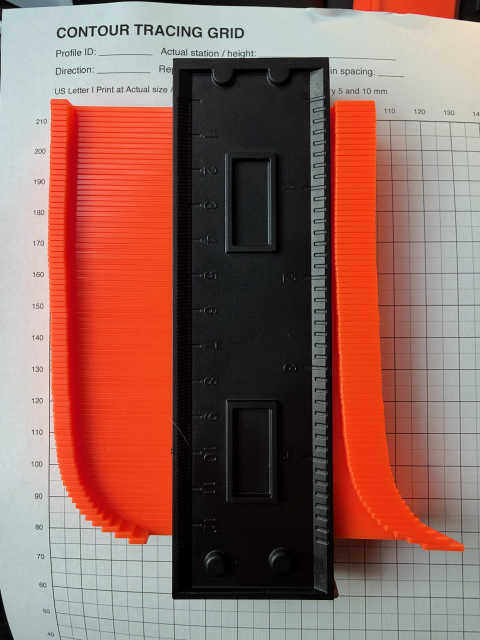
#> input picture curve gauge photos/IMG_0163.jpeg, 960 x 1280 px (shown at 1/2 size); its folder holds 4 pictures in this run
$ python review_photos.py
#> lines starting #> are read from the running program, lines starting #| are printed output that depends on the picture; after the words box and inside, x2 and y2 are one past the last pixel; in counts of white or black regions, pixels touching at a corner belong together
"""Extract visible gauge silhouettes as evidence, not validated console geometry.

Only output/curve-review is written. Source photographs and CAD are untouched.
The molded ruler supplies an approximate image-plane scale. Camera tilt,
different surface heights, tip geometry, and soft trim remain uncorrected.
"""
from pathlib import Path
import hashlib
import html
import json
import math

import numpy as np
from PIL import Image, ImageDraw, ImageFont

ROOT = Path(__file__).resolve().parents[2]
OUT = Path(__file__).resolve().parent
SOURCE = ROOT / 'curve gauge photos'
DATE = '2026-11-03'

# Ruler reference points are manually read molded metric ticks, not grid ticks.
# Pixel coordinates are in the original (EXIF orientation 1) photographs.
# A crop limits each one-dimensional scan to a visible orange endpoint edge.
PAIRS = [
 dict(id='P1', photos=[162,163], title='Lower crease / front transition',
      interpretation='Likely longitudinal section through the lower transition. Exact X station and contact plane are unrecorded.',
      purpose='Lower console-side relief and phone seating transition; does not alone establish an XY corner radius.',
      axis='y', side='max', roi=[680,260,940,1095], ticks=[[382,342],[379,974]], tick_mm=90,
      caveat='The sheet is visibly curved. The curved endpoint reaches the lowest pins, so the complete transition may not be captured.'),
 dict(id='P2', photos=[164,165], title='Left wall to pad',
      interpretation='Crosswise capture of the left wall/pad transition, apparently in the lower region. Exact Y station is unrecorded.',
      purpose='Left external edge relief. Preserve the requested 2 mm inset until a console datum is registered.',
      axis='y', side='min', roi=[100,450,426,1250], ticks=[[442,606],[429,1097]], tick_mm=60,
      caveat='A wall blend is visible, but the photo does not establish wall position relative to the nub centerline or the full pad baseline.'),
 dict(id='P3', photos=[167,168], title='Short left nub, lengthwise',
      interpretation='Likely lengthwise section through the short left nub. Its exact lateral alignment and gauge tilt are unrecorded.',
      purpose='Asymmetric longitudinal end slopes. A vertical section does not specify the rounded XY end outlines at each height.',
      axis='y', side='min', roi=[60,270,310,1167], ticks=[[379,397],[373,1032]], tick_mm=90,
      caveat='The broad upper feature and end transitions need registration to physical nub endpoints before changing opening length.'),
 dict(id='P4', photos=[169,170], title='Upper crosswise nub section',
      interpretation='Crosswise capture across both nubs near their upper ends. Exact Y station is unrecorded.',
      purpose='Nub flank shape and separation at this station.',
      axis='x', side='min', roi=[390,15,1100,135], ticks=[[382,365],[1066,365]], tick_mm=120,
      caveat='The molded 100 mm ruler span is about 570 image pixels; the paper calibration bar is about 512 pixels. Their scales differ by about 11%.'),
 dict(id='P5', photos=[171,172], title='Second crosswise nub section',
      interpretation='Crosswise capture across both nubs. It appears lower than P4; exact Y and whether this was a repeat are unrecorded.',
      purpose='Compare nub flanks with P4; do not treat the two as repeatability measurements without station confirmation.',
      axis='x', side='min', roi=[355,30,1050,165], ticks=[[349,400],[1019,401]], tick_mm=120,
      caveat='Both crowns are steeper than P4 in the image. This could reflect station, seating, or tilt as well as true surface variation.'),
 dict(id='P6', photos=[173,174], title='Crosswise section with unequal features',
      interpretation='Crosswise capture at a different height on the pad. The gauge appears reversed in the placement photo relative to the grid photo.',
      purpose='Local end/side transition evidence. Resolve console left/right before assigning either feature to a nub.',
      axis='x', side='max', roi=[215,440,1000,640], ticks=[[197,325],[975,333]], tick_mm=120,
      caveat='The far edge is cropped; the near silhouette is extracted. Do not read image-left as console-left.'),
 dict(id='P7', photos=[175,176], title='Longitudinal lower transition',
      interpretation='Lengthwise/oblique capture near the lower pad and long center nub. Exact X station and which surface the pins follow are uncertain.',
      purpose='Evidence of longitudinal change approaching the crease; identify the abrupt step before modeling it as a real surface.',
      axis='x', side='min', roi=[82,270,775,472], ticks=[[65,718],[778,698]], tick_mm=120,
      caveat='The abrupt end step may include a boundary or non-contact pins. It is retained in the raw silhouette but not interpreted as CAD.'),
 dict(id='P8', photos=[177,178], title='Lower crosswise wall / nub section',
      interpretation='Crosswise capture in the lower region: a broad left-side feature and a narrow right-side feature. Exact Y station is unrecorded.',
      purpose='Left boundary blend and long-nub cross-section near its lower region.',
      axis='x', side='min', roi=[112,325,792,490], ticks=[[94,733],[790,752]], tick_mm=120,
      caveat='The left feature reaches the gauge end and is only partially captured; it must not automatically be classified as the short nub.'),
 dict(id='P9', photos=[179,180], title='Lower-left corner, oblique section',
      interpretation='Oblique capture through the lower-left corner. Section angle, contact height, and exact origin are unrecorded.',
      purpose='Compound corner blend. This is evidence for a smooth transition, not a direct measurement of a plan-view fillet radius.',
      axis='x', side='min', roi=[115,180,807,418], ticks=[[77,647],[785,673]], tick_mm=120,
      caveat='A single diagonal section cannot reconstruct the whole 3D corner or prove the current R15 outline.'),
]

def font(size, bold=False):
    names = ['/System/Library/Fonts/Supplemental/Arial Bold.ttf' if bold else '/System/Library/Fonts/Supplemental/Arial.ttf']
    for name in names:
        if Path(name).exists():
            return ImageFont.truetype(name,size)
    return ImageFont.load_default()

def extract(rec):
    path = SOURCE / f'IMG_0{rec["photos"][1]}.jpeg'
    im = np.asarray(Image.open(path).convert('RGB')).astype(int)
    mask=(im[:,:,0]>170)&(im[:,:,0]-im[:,:,1]>65)&(im[:,:,0]-im[:,:,2]>85)&(im[:,:,1]<175)
    x0,y0,x1,y1=rec['roi']
    points=[]
    if rec['axis']=='x':
        for x in range(x0,x1):
            ids=np.flatnonzero(mask[y0:y1,x])+y0
            if len(ids)>4:
                points.append([x,int(ids[0] if rec['side']=='min' else ids[-1])])
    else:
        for y in range(y0,y1):
            ids=np.flatnonzero(mask[y,x0:x1])+x0
            if len(ids)>4:
                points.append([int(ids[0] if rec['side']=='min' else ids[-1]),y])
    raw=np.array(points,dtype=float)
    edge_coordinate=0 if rec['axis']=='y' else 1
    boundary=((x1-1 if rec['side']=='max' else x0) if rec['axis']=='y'
              else (y1-1 if rec['side']=='max' else y0))
    assert not np.any(raw[:,edge_coordinate]==boundary),f"Extraction ROI clips {rec['id']}"
    a,b=np.array(rec['ticks'],float)
    e=(b-a)/np.linalg.norm(b-a)
    # Positive transverse direction is deliberately only an image-plane axis.
    n=np.array([-e[1],e[0]]) if rec['axis']=='y' else np.array([e[1],-e[0]])
    scale=np.linalg.norm(b-a)/rec['tick_mm']
    uv=np.column_stack(((raw-a)@e/scale,(raw-a)@n/scale))
    uv[:,0]-=uv[0,0]
    uv[:,1]-=uv[0,1]
    # Preserve raw pixel samples. Median bins reduce pin-edge noise for display.
    sampled=[]
    for i in range(0,len(uv),5):
        sampled.append(np.median(uv[i:i+5],axis=0).tolist())
    return raw,uv,np.array(sampled),scale

def plot(rec, data):
    w,h=1100,410
    im=Image.new('RGB',(w,h),'white'); d=ImageDraw.Draw(im)
    d.text((28,16),f'{rec["id"]}  {rec["title"]}',font=font(27,True),fill='#16344a')
    d.text((28,56),'Visible pin silhouette; approximate molded-ruler scale. Not a registered console section.',font=font(17),fill='#555555')
    lo=math.floor(float(data[:,1].min())/5)*5-5
    hi=math.ceil(float(data[:,1].max())/5)*5+5
    xmax=math.ceil(float(data[:,0].max())/10)*10
    x0,y0,x1,y1=78,98,1068,328
    def xy(u,v):return (x0+(x1-x0)*u/xmax,y1-(y1-y0)*(v-lo)/(hi-lo))
    for x in range(0,xmax+1,10):
        px,_=xy(x,0);d.line((px,y0,px,y1),fill='#e0e5e9');d.text((px-10,y1+7),str(x),font=font(15),fill='#444444')
    for y in range(lo,hi+1,5):
        _,py=xy(0,y);d.line((x0,py,x1,py),fill='#e0e5e9');d.text((20,py-9),str(y),font=font(15),fill='#444444')
    d.line([xy(float(u),float(v)) for u,v in data],fill='#df652d',width=4)
    d.rectangle((x0,y0,x1,y1),outline='#82929c')
    d.text((300,369),'Distance along gauge (approx. mm; arbitrary origin)',font=font(19),fill='#333333')
    d.text((28,79),'Offset (approx. mm)',font=font(14),fill='#444444')
    im.save(OUT/f'{rec["id"]}_profile.png')

def main():
    records=[]
    for rec in PAIRS:
        raw,uv,display,scale=extract(rec)
#> in extract, `mask=(im[:,:,0]>170)&(im[:,:,0]-im[:,:,1]>65)&(im[:,:,0]-im[:,:,2]>85)..`:
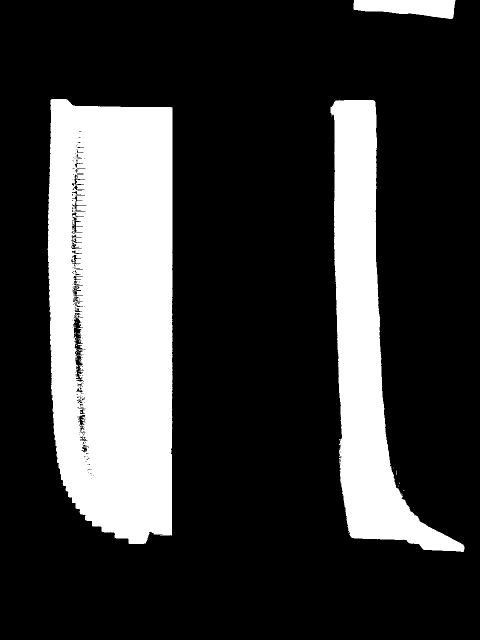
#> mask: shape (1280, 960) bool (shown at 1/2 size); 23.5% white; 41 white regions (38 under 20 px), largest, box (x1, y1, x2, y2) and area: (95, 198, 345, 1088) 199072, (661, 200, 929, 1104) 84327, (707, 0, 911, 38) 5635
#> after the loop in extract, `for y in range(y0,y1):`: points = 835 pairs, first value 750 to 928, second value 260 to 1094
#> in extract, `raw=np.array(points,dtype=float)`: raw has the same summary as points
#> in extract, `uv=np.column_stack(((raw-a)@e/scale,(raw-a)@n/scale))`: uv = 835 pairs, first value -11.93 to 106.7, second value -78.26 to -52.46
#> the loop in extract, `for i in range(0,len(uv),5):` made 167 passes
#> i on passes 2 to 4: 5, 10, 15
#> after the loop in extract, `for i in range(0,len(uv),5):`: sampled = 167 pairs, first value 0.285 to 118.4, second value -25.63 to 0.0322
#> raw has the same summary as points in extract; uv = 835 pairs, first value 0 to 118.6, second value -25.77 to 0.0336; display has the same summary as sampled in extract; scale = 7.02
        assert len(raw)>100,rec['id']
        plot(rec,display)
#> in plot, `lo=math.floor(float(data[:,1].min())/5)*5-5`: lo = -35
#> in plot, `hi=math.ceil(float(data[:,1].max())/5)*5+5`: hi = 10
#> in plot, `xmax=math.ceil(float(data[:,0].max())/10)*10`: xmax = 120
#> the loop in plot, `for x in range(0,xmax+1,10):` made 13 passes
#> px on passes 1 to 8: 78, 160.5, 243, 325.5, 408, 490.5, 573, 655.5
#> the loop in plot, `for y in range(lo,hi+1,5):` made 10 passes
#> py on passes 1 to 8: 328, 302.4, 276.9, 251.3, 225.8, 200.2, 174.7, 149.1
#> in plot, `im.save(OUT/f'{rec["id"]}_profile.png')`:
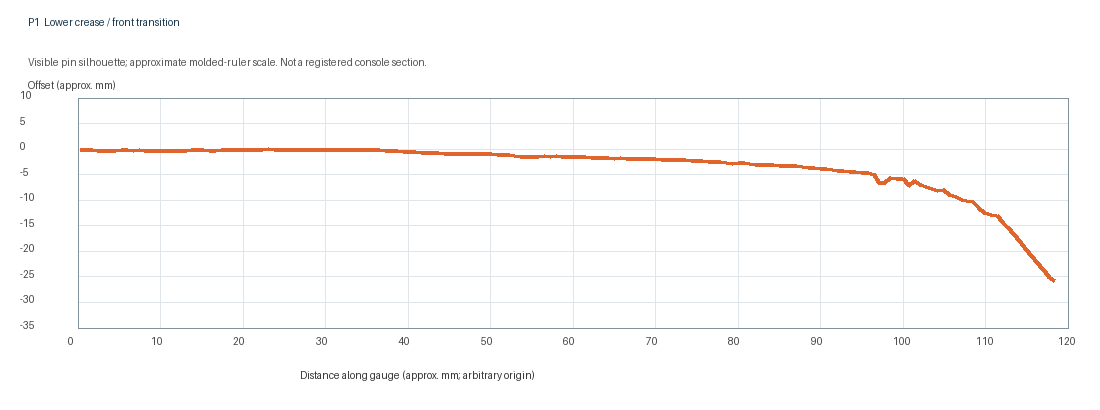
#> saved as P1_profile.png: PIL image 1100x410 RGB; mean R, G, B 252.3, 251.4, 251.1
        item=dict(rec)
#> item = 11 items
        item['position_photo']=f'IMG_0{rec["photos"][0]}.jpeg'
        item['shape_photo']=f'IMG_0{rec["photos"][1]}.jpeg'
        item['actual_X_mm']=None;item['actual_Y_mm']=None;item['section_angle_deg']=None
        item['scale_px_per_nominal_mm']=round(float(scale),5)
        item['measurement_status']='Provisional image evidence; not safe for automatic CAD import'
        item['pixel_points']=raw.astype(int).tolist()
        item['approximate_local_points_mm']=np.round(display,3).tolist()
        item['source_sha256']={name:hashlib.sha256((SOURCE/name).read_bytes()).hexdigest() for name in [item['position_photo'],item['shape_photo']]}
        records.append(item)
    diagnostics=[]
    for rec in records:
        if rec['id'] not in ['P4','P5']:continue
        u,v=np.array(rec['approximate_local_points_mm']).T
        # A line through the middle flat region removes gross gauge rotation.
        flat=(u>30)&(u<95)
        z=v-np.polyval(np.polyfit(u[flat],v[flat],1),u)
        features=[]
        for lo,hi in [(3,28),(95,120)]:
            ids=np.where((u>lo)&(u<hi))[0]
            j=ids[np.argmax(z[ids])]
            feature={'image_side':'left' if lo==3 else 'right','peak_u_approx_mm':round(float(u[j])*2)/2,
                     'peak_rise_approx_mm':round(float(z[j])*2)/2}
            for level in [1.,4.4]:
                if z[j]<level:continue
                left=right=j
                while left>0 and z[left]>level:left-=1
                while right<len(u)-1 and z[right]>level:right+=1
                if left==0 or right==len(u)-1:continue
                a=np.interp(level,z[left:left+2],u[left:left+2])
                b=np.interp(level,z[right-1:right+1][::-1],u[right-1:right+1][::-1])
                feature[f'width_at_approx_{level:g}_mm_rise']=round(float(b-a)*2)/2
            features.append(feature)
        diagnostics.append({'pair':rec['id'],'peak_spacing_approx_mm':round((features[1]['peak_u_approx_mm']-features[0]['peak_u_approx_mm'])*2)/2,'features':features})
    data=dict(date=DATE,print_scale_confirmation={'horizontal_100_mm_bar':'User confirmed 100 mm on 2026-11-03','vertical_scale':'Not independently confirmed'},units='Approximate mm from molded metric ruler, not verified physical mm',
              coordinate_convention='u follows increasing ruler ticks; v is transverse image direction. Origin is first sampled pin. Neither axis is a registered console coordinate.',
              uncertainty='No calibrated numerical error bound. Molded body scale and pin plane differ; camera pose, paper curvature, pin contact band, fabric compression and repeatability are unknown.',
              geometry_modified=False,diagnostics=diagnostics,records=records)
    (OUT/'profiles.json').write_text(json.dumps(data,indent=2)+'\n')
    tiles=[]
    for rec in PAIRS:
        tile=Image.open(OUT/f'{rec["id"]}_profile.png').resize((660,246))
        tiles.append(tile)
    overview=Image.new('RGB',(1320,5*246),'#edf1f4')
    for i,tile in enumerate(tiles):overview.paste(tile,((i%2)*660,(i//2)*246))
    overview.save(OUT/'profile_overview.png')
    intro='''<h1>Console contour photos: evidence review</h1><p>3 November 2026 · 18 original photos · 9 matched pairs · V5 geometry unchanged</p>
<div class="notice"><strong>The user has confirmed that the paper's horizontal 100 mm bar measures 100 mm.</strong> These captures are useful contour evidence, but the raised gauge and curved sheet still prevent a direct pixel-to-CAD conversion. In IMG_0170, 100 mm on the molded ruler spans approximately 570 pixels; 100 mm on the paper spans approximately 512 pixels (about 11% difference). The two surfaces cannot share one image scale. The vertical print scale has not been independently checked.</div>
<p>Orange plots below preserve the visible pin silhouettes, using the gauge's molded centimetre ticks for a provisional scale. They are not corrected for out-of-plane tilt or pin height, and their origins are arbitrary. The plot axes are not console X/Y/Z. Negative values are relative image offsets, not material depths. No fit tolerance or radius is inferred from these plots.</p>
<p><strong>What these photos add:</strong> a left-wall blend, longitudinal bottom transition, short-nub end profile, several transverse nub profiles, and an oblique corner section. These are suitable for tracing and choosing more realistic curve shapes.</p>
<p><strong>What remains unmeasured:</strong> exact section stations, contact plane and angle, repeatability, and plan-view end/corner outlines at specified heights. The photos do not yet verify 13.5 mm underside or 5.6 mm upper opening widths against the physical nubs. Those remain design targets.</p>
<p>Preserve the 2 mm left-edge inset, phone dimensions, camera opening, thickness limits and crease seating requirements. A future CAD revision should register these sections first, then interpolate with uncertainty; it should not overwrite known positions using unregistered image coordinates.</p>'''
    intro+='''<h2>Provisional numerical checks</h2><p>These values use the molded gauge scale and a straight baseline fitted between the nubs. They are image-plane estimates, rounded to 0.5 mm for reporting; that rounding is <strong>not an accuracy claim</strong>. Unknown tilt and pin contact geometry remain. Paper coordinates are never used as console coordinates.</p><table><tr><th>Pair</th><th>Peak spacing</th><th>Left/right rise</th><th>Left/right width at 1 mm rise</th><th>Left/right width at 4.4 mm rise</th></tr>'''
    for row in diagnostics:
        l,r=row['features']
        def pair_value(key):return f"{l.get(key,'—')} / {r.get(key,'—')}"
        intro+=f"<tr><td>{row['pair']}</td><td>~{row['peak_spacing_approx_mm']:g} mm</td><td>{pair_value('peak_rise_approx_mm')} mm</td><td>{pair_value('width_at_approx_1_mm_rise')} mm</td><td>{pair_value('width_at_approx_4.4_mm_rise')} mm</td></tr>"
    intro+='''</table><p>The approximately 93–94 mm peak spacing is consistent with the current 93 mm nub center spacing, but does not independently locate the base centerlines. P5's widths suggest that the current opening targets need a fit check; they do not justify changing them without registering the section. The 4.4 mm diagnostic is a horizontal slice, not the insert's sloped upper rim. A dash means that section's apparent peak did not reach that height.</p>'''
    sections=[]
    for rec in records:
        a,b=rec['position_photo'],rec['shape_photo']
        sections.append(f'''<section id="{rec['id']}"><h2>{rec['id']} · {html.escape(rec['title'])}</h2>
<p>{html.escape(rec['interpretation'])}</p>
<div class="photos"><figure><a href="../../curve%20gauge%20photos/{a}"><img src="../../curve%20gauge%20photos/{a}"></a><figcaption>Position · {a}</figcaption></figure><figure><a href="../../curve%20gauge%20photos/{b}"><img src="../../curve%20gauge%20photos/{b}"></a><figcaption>Shape · {b}</figcaption></figure></div>
<img class="plot" src="{rec['id']}_profile.png">
<p><strong>Use:</strong> {html.escape(rec['purpose'])}</p><p><strong>Limit:</strong> {html.escape(rec['caveat'])}</p></section>''')
    page='''<!doctype html><html lang="en"><meta charset="utf-8"><meta name="viewport" content="width=device-width, initial-scale=1"><title>Console contour evidence review</title><style>
body{max-width:1120px;margin:36px auto;padding:0 24px;font:17px/1.55 system-ui,sans-serif;color:#19354a;background:#f4f6f8}h1{font-size:34px}h2{font-size:25px}.notice{background:#fff2d8;padding:18px;border-left:5px solid #c17818}section{background:white;padding:24px;margin:28px 0;border-radius:10px}.photos{display:grid;grid-template-columns:1fr 1fr;gap:18px}figure{margin:0}figure img{width:100%;height:520px;object-fit:contain;background:#edf1f4}figcaption{font-size:14px;color:#566778}.plot{width:100%;margin-top:18px}table{border-collapse:collapse;background:white;width:100%;font-size:15px}th,td{padding:10px;border:1px solid #cdd6dd;text-align:left}@media(max-width:650px){.photos{grid-template-columns:1fr}figure img{height:auto}}@media print{section{break-before:page}.notice{border:1px solid}figure img{height:340px}}
</style>'''+intro+''.join(sections)+'</html>'
    (OUT/'review.html').write_text(page)
    lines=['CONSOLE CONTOUR PHOTO REVIEW',DATE,'','18 original photographs matched into 9 pairs. Source images and V5 CAD unchanged.',
           'All location assignments below are inferred from placement images; numeric stations are unrecorded.',
           'The raw pixel silhouettes and provisional local coordinates are in profiles.json.',
           'The local coordinates are NOT registered console coordinates and are NOT validated CAD dimensions.',
           'No calibrated uncertainty bound is available. Do not treat 3 decimal places in stored samples as physical precision.',
           '', 'SCALE CHECK',
           'IMG_0170: molded 100 mm ruler span approximately 570 px; paper 100 mm calibration bar approximately 512 px.',
           'Approximately 11% difference. Raised surfaces, camera pose, paper curvature and/or printing scale can contribute.',
           'User confirmed the horizontal paper bar measures 100 mm. Vertical print scale not independently confirmed.',
           'The gauge and paper cannot share one image scale. No CAD parameter edits made.',
           '']
    for rec in records:
        lines += [f"{rec['id']} {rec['position_photo']} + {rec['shape_photo']}: {rec['title']}",rec['interpretation'],'Use: '+rec['purpose'],'Limit: '+rec['caveat'],'']
    lines += ['REMAINING INFORMATION',
              '- Horizontal 100 mm paper bar confirmed. A vertical check would rule out anisotropic printing.',
              '- Actual cross-section distances from the bottom crease, if recorded; otherwise retain approximate stations.',
              '- A traced line on flat paper removes the raised-gauge parallax from the photograph. Existing photos remain useful.',
              '- Exact nub/base positions, end-plan outlines and corner plan outline are not established by these sections.',
              '- No proof of camera/lens clearance or charging performance follows from these captures.',
              '', 'DESIGN TARGETS RETAINED',
              '2 mm left-edge inset; 13.5 mm underside nub openings; 5.6 mm upper openings; 4.4 mm nominal maximum / 4.5 mm hard limit;',
              '1 mm lower structural edge; phone seated at crease; 71.1 x 150 mm phone; 65.1 x 42.1 mm camera opening.',
              'These targets are not new measurements derived from the photographs.']
    (OUT/'REVIEW.txt').write_text('\n'.join(lines)+'\n')
    assert len(records)==9 and len({name for r in records for name in [r['position_photo'],r['shape_photo']]})==18
    print(json.dumps({'pairs':len(records),'samples':sum(len(r['pixel_points']) for r in records),'report':str(OUT/'review.html'),'cad_modified':False},indent=2))

#> (the run stopped early here; a loop or call above may not have finished)
